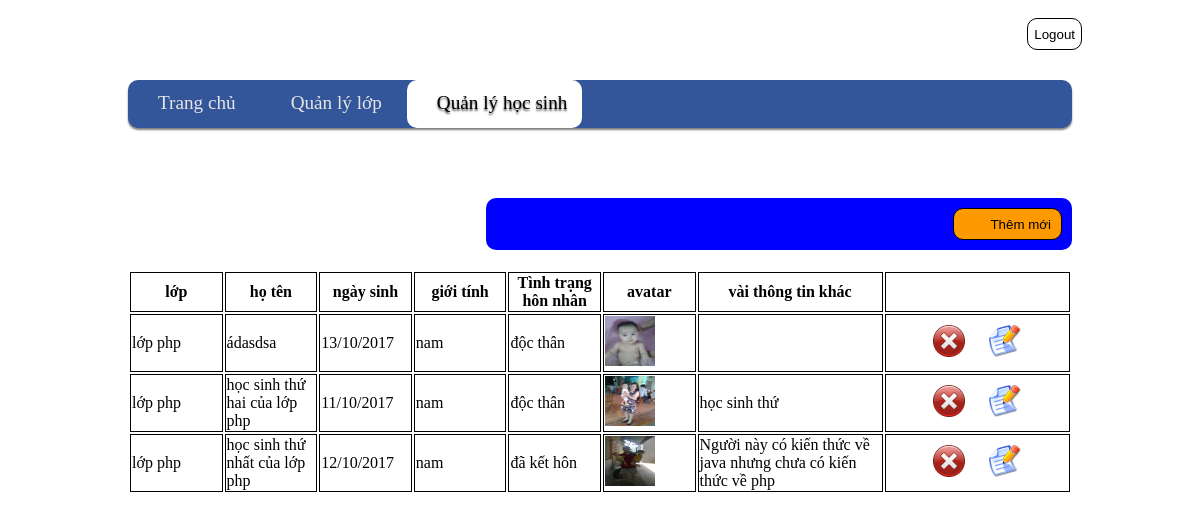
The app's page /pupil/index.php (signed in) with its own data.
### tables this page shows
CREATE TABLE `pupil` (
  `id` int(10) NOT NULL AUTO_INCREMENT,
  `class_id` int(10) NOT NULL,
  `full_name` varchar(255) NOT NULL,
  `birthday` timestamp NOT NULL DEFAULT CURRENT_TIMESTAMP,
  `sex` tinyint(1) NOT NULL,
  `introduce` text,
  `married` tinyint(1) NOT NULL,
  `avatar` varchar(255) DEFAULT NULL,
  PRIMARY KEY (`id`)
);

CREATE TABLE `class` (
  `id` int(11) NOT NULL AUTO_INCREMENT,
  `name` varchar(255) NOT NULL,
  PRIMARY KEY (`id`)
);

### pupil/index.php (the view, shortened to what this page needs)
<!DOCTYPE html>
<html>
    <head>
        <link href="../public/css/style.css" rel="stylesheet" type="text/css"/>
        <link href="../public/css/menu.css" rel="stylesheet" type="text/css"/>
    </head>
    <body>
        <?php
        include_once  '../menu.php';
        ?>
        <div class="right toolbar">
            <input onclick="window.location = 'add.php';" type="button" value="Thêm mới" class="button">
        </div>
        <table class="list" style="width: 100%;">
            <tr>
                <th style="width: 10%;">
                    lớp
                </th>
                <th style="width: 10%;">
                    họ tên
                </th>
                <th style="width: 10%;">
                    ngày sinh
                </th>
                <th style="width: 10%;">
                    giới tính
                </th>
                <th style="width: 10%;">
                    Tình trạng hôn nhân
                </th>
                <th style="width: 10%;">
                    avatar
                </th>
                <th style="width: 20%;">
                    vài thông tin khác
                </th>
                <th style="width: 20%;">&nbsp;</th>
            </tr>
            <?php
            $conn = mysqli_connect("localhost", "root", "", "school_manager") or die();
            mysqli_query($conn, "set names 'utf8'");
            $result = mysqli_query($conn, "select pupil.full_name,pupil.sex,pupil.birthday,class.name,pupil.id,pupil.married,pupil.introduce,pupil.avatar from pupil join class on class.id=pupil.class_id order by pupil.class_id ASC");
            while ($row = mysqli_fetch_array($result)) {
                ?>
                <tr>
                    <td><?php echo $row['name']; ?></td>
                    <td><?php echo $row['full_name']; ?></td>
                    <td>
                        <?php
                        echo convertToVNDate($row['birthday']);
                        ?>
                    </td>
                    <td>
                        <?php
                        if ($row['sex'] == '1') {
                            echo 'nam';
                        } else {
                            echo 'nữ';
                        }
                        ?>
                    </td>
                    <td>
                        <?php
                        if ($row['married'] == '1') {
                            echo 'đã kết hôn';
                        } else {
                            echo 'độc thân';
                        }
                        ?>
                    </td>
                    <td>
                        <?php
                        if (trim($row['avatar']) != '' && file_exists("../public/images/database/avatar/" . trim($row['avatar']))) {
                                ?>
                            <img src="../public/images/database/avatar/<?php echo $row['avatar'];?>" style="width: 50px;height: 50px;"/>
                        <?php
                        }
                        ?>
                    </td>
                    <td><?php echo $row['introduce']; ?></td>
                    <td style="text-align: center;">
                        <img id="<?php echo $row['id']; ?>" class="delete" style="margin-right: 20px;" title="Nhấn vào đây để xóa" src="../public/images/delete-icon.png"/>
                        <img onclick="window.location='edit.php?id=<?php echo $row['id']; ?>';" title="Nhấn vào đây để sửa" src="../public/images/ico_edit.png"/>
                    </td>
                </tr>
                <?php
            }
            ?>
        </table>
    </body>
</html>
<?php
function convertToVNDate($dateTime) {
    $temp = explode(' ', $dateTime);
    $dateEn = $temp[0];
    $temp = explode('-', $dateEn);
    $dateVn = $temp[2] . '/' . $temp[1] . '/' . $temp[0];
    return $dateVn;
}
?>

### menu.php
<div class="right">
    <input onclick="window.location='http://localhost/school_manager/logout.php';" type="button" value="Logout" class="logout">
</div>
<div style="clear: both;"></div>
<ul id="topnav">
    <li<?php if ($_SERVER['SCRIPT_NAME'] == '/school_manager/index.php') echo ' class="active"'; ?>>
        <a href="http://localhost/school_manager/index.php">Trang chủ</a>
    </li>
    <li<?php if (strpos($_SERVER['SCRIPT_NAME'], 'class') !== FALSE) echo ' class="active"'; ?>>
        <a href="http://localhost/school_manager/class/index.php">Quản lý lớp</a>
    </li>
    <li<?php if (strpos($_SERVER['SCRIPT_NAME'], 'pupil') !== FALSE) echo ' class="active"'; ?>>
        <a href="http://localhost/school_manager/pupil/index.php">Quản lý học sinh</a>
    </li>
</ul>
<div style="clear: both;"></div>

### public/css/style.css (style rules this page uses)
table.list th,table.list td { border: 1px solid black; }
table.list td img { cursor: pointer; width: 32px; height: 32px; }
.button { height: 32px; padding-left: 36px; padding-right: 10px; border: 1px solid #000000; background: #ff9900; cursor: pointer; border-radius: 10px; -moz-border-radius: 10px; -webkit-border-radius: 10px; }
.logout { height: 32px; border: 1px solid #000000; background: white; color: black; cursor: pointer; border-radius: 10px; -moz-border-radius: 10px; -webkit-border-radius: 10px; }
div { width: 100%; padding: 10px; }
div.right { text-align: right; }
div.toolbar { background-color:blue; border-radius: 10px; -moz-border-radius: 10px; -webkit-border-radius: 10px; width: 60%; float: right; margin-bottom: 20px; margin-top: 50px; }
body { padding-left: 10%; padding-right: 10%; }

### public/css/menu.css (style rules this page uses)
ul#topnav { margin: 0; padding: 0; float: left; width:100%; list-style: none; position: relative; font-size: 1.2em; background: #335599; border-radius: 10px; -moz-border-radius: 10px; -webkit-border-radius: 10px; box-shadow: 0 2px 2px rgba(0,0,0, .5); -moz-box-shadow: 0 2px 2px rgba(0,0,0, .5); -webkit-box-shadow: 0 2px 2px rgba(0,0,0, .5); }
ul#topnav li { float: left; margin-right: 10px; padding: 0; }
ul#topnav li a { padding: 12px 15px 12px 30px; display: block; height:24px; color: #e7e5e5; text-decoration: none; }
ul#topnav li.active { background-color: white; border-radius:10px; -moz-border-radius:10px; -webkit-border-radius:10px; text-shadow:0 2px 2px rgba(0,0,0, 0.7); }
ul#topnav li.active a { color: #000; }

### records on screen
pupil: class.name "lớp php", full_name "ádasdsa", birthday "13/10/2017", sex "nam", married "độc thân", avatar (picture)
pupil: class.name "lớp php", full_name "học sinh thứ hai của lớp php", birthday "11/10/2017", sex "nam", married "độc thân", avatar (picture), introduce "học sinh thứ"
pupil: class.name "lớp php", full_name "học sinh thứ nhất của lớp php", birthday "12/10/2017", sex "nam", married "đã kết hôn", avatar (picture), introduce "Người này có kiến thức về java nhưng chưa có kiến thức về php"
